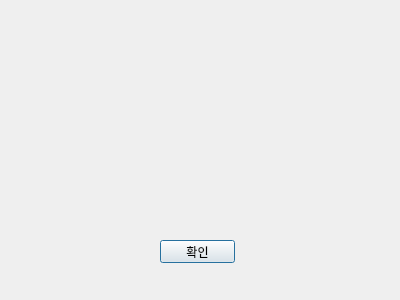
<?xml version="1.0" encoding="UTF-8"?>
<ui version="4.0">
 <class>Dialog</class>
 <widget class="QDialog" name="Dialog">
  <property name="geometry">
   <rect>
    <x>0</x>
    <y>0</y>
    <width>400</width>
    <height>300</height>
   </rect>
  </property>
  <property name="windowTitle">
   <string>Dialog</string>
  </property>
  <widget class="QPushButton" name="pushButton">
   <property name="geometry">
    <rect>
     <x>160</x>
     <y>240</y>
     <width>75</width>
     <height>23</height>
    </rect>
   </property>
   <property name="text">
    <string>확인</string>
   </property>
  </widget>
 </widget>
 <resources/>
 <connections/>
</ui>
